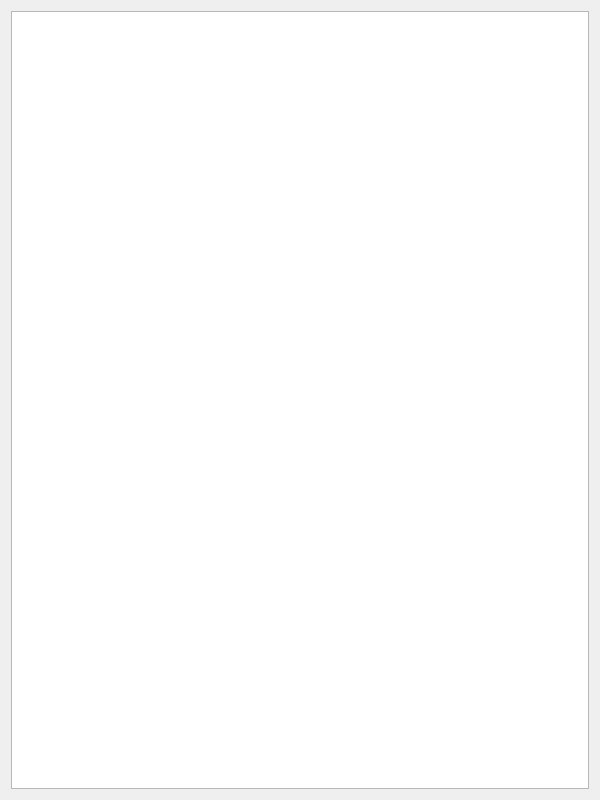
<?xml version="1.0" encoding="UTF-8"?>
<ui version="4.0">
 <class>MainFrm</class>
 <widget class="QWidget" name="MainFrm">
  <property name="geometry">
   <rect>
    <x>0</x>
    <y>0</y>
    <width>600</width>
    <height>800</height>
   </rect>
  </property>
  <property name="windowTitle">
   <string>Game Framework</string>
  </property>
  <layout class="QVBoxLayout" name="verticalLayout">
   <item>
    <widget class="GameView" name="grvGame"/>
   </item>
  </layout>
 </widget>
 <layoutdefault spacing="6" margin="11"/>
 <customwidgets>
  <customwidget>
   <class>GameView</class>
   <extends>QGraphicsView</extends>
   <header>gameview.h</header>
  </customwidget>
 </customwidgets>
 <resources/>
 <connections/>
</ui>
